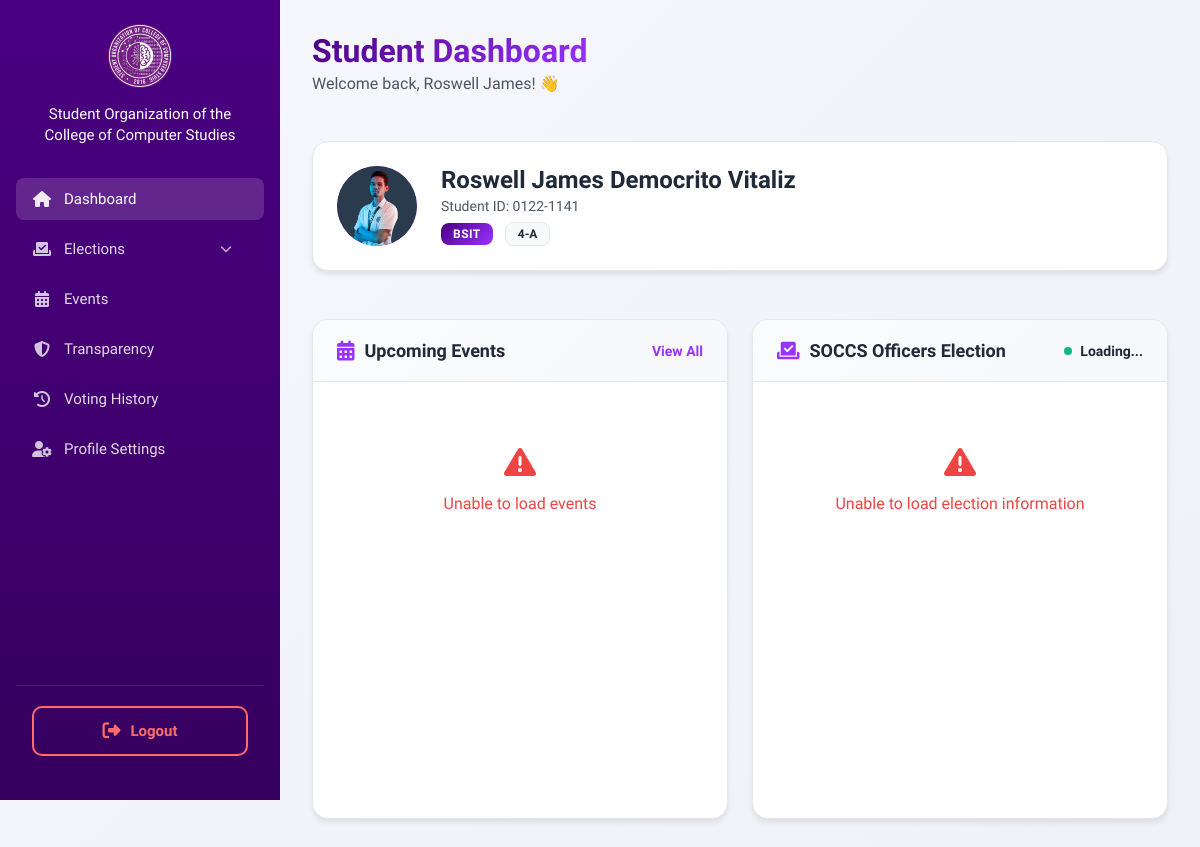
/pages/student-dashboard.php (signed in), run on the app's committed database.
### tables this page shows
CREATE TABLE `students` (
  `id` varchar(20) NOT NULL,
  `first_name` varchar(100) NOT NULL,
  `middle_name` varchar(100) DEFAULT NULL,
  `last_name` varchar(100) NOT NULL,
  `email` varchar(255) NOT NULL,
  `password` varchar(255) NOT NULL,
  `year_level` int(1) NOT NULL,
  `section` varchar(1) NOT NULL,
  `course` varchar(10) NOT NULL DEFAULT 'BSIT',
  `gender` enum('male','female','other') NOT NULL,
  `profile_image` varchar(255) DEFAULT NULL COMMENT 'Path to student profile image',
  `receipt_file` varchar(255) DEFAULT NULL,
  `payment_status` enum('paid','unpaid') DEFAULT 'unpaid',
  `is_archived` tinyint(1) DEFAULT 0,
  `archived_at` timestamp NULL DEFAULT NULL,
  `archived_by` varchar(255) DEFAULT NULL,
  `restored_at` timestamp NULL DEFAULT NULL,
  `restored_by` varchar(255) DEFAULT NULL,
  `is_active` tinyint(1) DEFAULT 1,
  `created_at` timestamp NOT NULL DEFAULT current_timestamp(),
  `updated_at` timestamp NOT NULL DEFAULT current_timestamp() ON UPDATE current_timestamp(),
  `membership_fee_status` enum('unpaid','paid') DEFAULT 'unpaid',
  `membership_fee_receipt` varchar(255) DEFAULT NULL,
  `membership_control_number` varchar(10) DEFAULT NULL COMMENT 'Sequential control number for membership fee payment (e.g., 001, 002, 003)',
  `membership_processed_by` varchar(255) DEFAULT NULL COMMENT 'Name of admin who processed the payment',
  `membership_fee_paid_at` timestamp NULL DEFAULT NULL,
  `academic_year` varchar(20) DEFAULT NULL COMMENT 'Academic Year extracted from COR (e.g., 2025-2026)',
  `semester` varchar(50) DEFAULT NULL COMMENT 'Semester extracted from COR (e.g., First (1st) Semester, Second (2nd) Semester)',
  `date_of_birth` date DEFAULT NULL COMMENT 'Date of Birth (manually entered)',
  `phone_number` varchar(20) DEFAULT NULL COMMENT 'Phone Number (manually entered)',
  `address` text DEFAULT NULL COMMENT 'Address (manually entered)'
);

### pages/student-dashboard.php (the view, shortened to what this page needs)
<?php
try {
    $database = new Database();
    $conn = $database->getConnection();
    $studentId = $_SESSION['student']['id'];
    $query = "SELECT * FROM students WHERE id = ? AND is_active = 1";
    $stmt = $conn->prepare($query);
    $stmt->execute([$studentId]);
    $studentData = $stmt->fetch(PDO::FETCH_ASSOC);
    $student = [
        'id' => $studentData['id'],
        'firstName' => $studentData['first_name'],
        'middleName' => $studentData['middle_name'] ?? '',
        'lastName' => $studentData['last_name'],
        'email' => $studentData['email'],
        'yearLevel' => $studentData['year_level'],
        'section' => $studentData['section'],
        'course' => $studentData['course'] ?? 'BSIT',
        'profileImage' => $studentData['profile_image'] ?? null
    ];
} catch (Exception $e) {
    error_log('Dashboard load error: ' . $e->getMessage());
    $student = $_SESSION['student'];
    $student['profileImage'] = null;
}
?>
<?php include('../components/student-sidebar.php'); ?>
<!DOCTYPE html>
<html lang="en">
<head>
  <link rel="stylesheet" href="../assets/css/sidebar.css">
  <link rel="stylesheet" href="../assets/css/student-mobile-first.css">
  <link rel="stylesheet" href="../assets/css/student-dashboard.css">
  <link href="https://cdnjs.cloudflare.com/ajax/libs/font-awesome/6.5.0/css/all.min.css" rel="stylesheet">
</head>
<body>
  <div class="main-content">
    <div class="dashboard-wrapper">
      <div class="dashboard-header">
        <div class="header-left">
          <h1 class="page-title">Student Dashboard</h1>
           <p class="welcome-text">Welcome back, <?= htmlspecialchars($student['firstName']) ?>! 👋</p>
        </div>
      </div>
      <div class="profile-overview">
        <div class="profile-card">
          <div class="profile-avatar">
            <?php if (!empty($student['profileImage']) && file_exists('../' . $student['profileImage'])): ?>
              <img src="../<?= htmlspecialchars($student['profileImage']) ?>" alt="Profile" class="profile-avatar-image">
            <?php else: ?>
              <i class="fas fa-user-graduate"></i>
            <?php endif; ?>
          </div>
          <div class="profile-info">
            <h3><?= htmlspecialchars($student['firstName'] . ' ' . $student['middleName'] . ' ' . $student['lastName']) ?></h3>
            <p class="student-id">Student ID: <?= htmlspecialchars($student['id']) ?></p>
            <div class="academic-info">
              <span class="course-badge"><?= htmlspecialchars($student['course']) ?></span>
              <span class="year-section"><?= htmlspecialchars($student['yearLevel']) ?>-<?= htmlspecialchars($student['section']) ?></span>
            </div>
          </div>
        </div>
      </div>
      <div class="dashboard-grid">
        <div class="card events-card">
          <div class="card-header">
            <h3><i class="fas fa-calendar-alt"></i> Upcoming Events</h3>
            <button class="btn-link" onclick="viewAllEvents()">View All</button>
          </div>
          <div class="card-content">
            <div class="events-list" id="upcomingEventsList">
            </div>
          </div>
        </div>
        <div class="card elections-card" id="electionCard">
          <div class="card-header">
            <h3><i class="fas fa-vote-yea"></i> SOCCS Officers Election</h3>
            <div class="election-status" id="electionStatusBadge">
              <span class="status-dot"></span>
              <span id="statusText">Loading...</span>
            </div>
          </div>
          <div class="card-content" id="electionContent">
          </div>
        </div>
      </div>
    </div>
  </div>
</body>
</html>

### assets/css/sidebar.css (style rules this page uses)
@media (min-width: 769px) { html body .main-content, body .main-content, .main-content { margin-left: 280px !important; width: calc(100% - 280px) !important; position: relative !important; min-height: 100vh; box-sizing: border-box; overflow-x: hidden; } }

### assets/css/student-mobile-first.css (style rules this page uses)
@media (min-width: 769px) { .main-content { margin-left: 280px !important; width: calc(100% - 280px) !important; padding: 32px !important; min-height: 100vh; position: relative; z-index: 1; } }

### data on the page
students: first_name "Roswell James", profile_image (picture), first_name+middle_name+last_name "Roswell James Democrito Vitaliz", id "0122-1141", course "BSIT", year_level "4", section "A"
